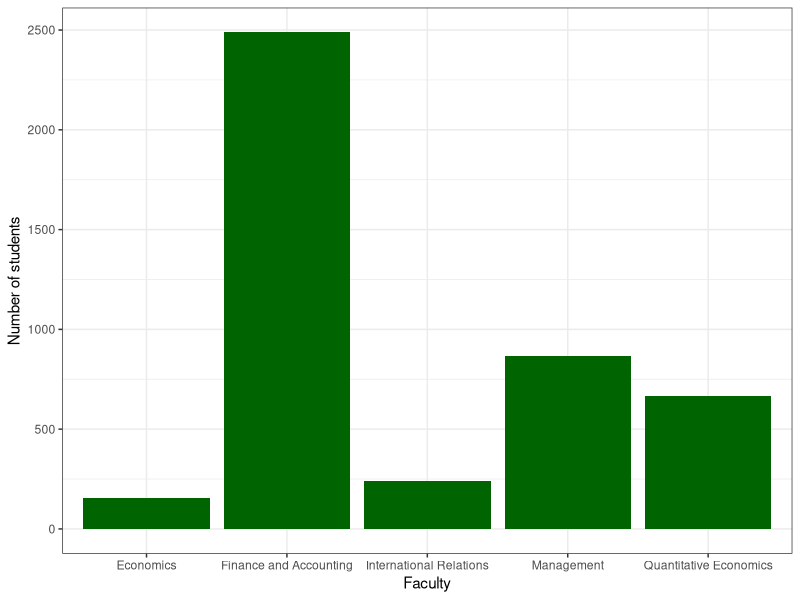
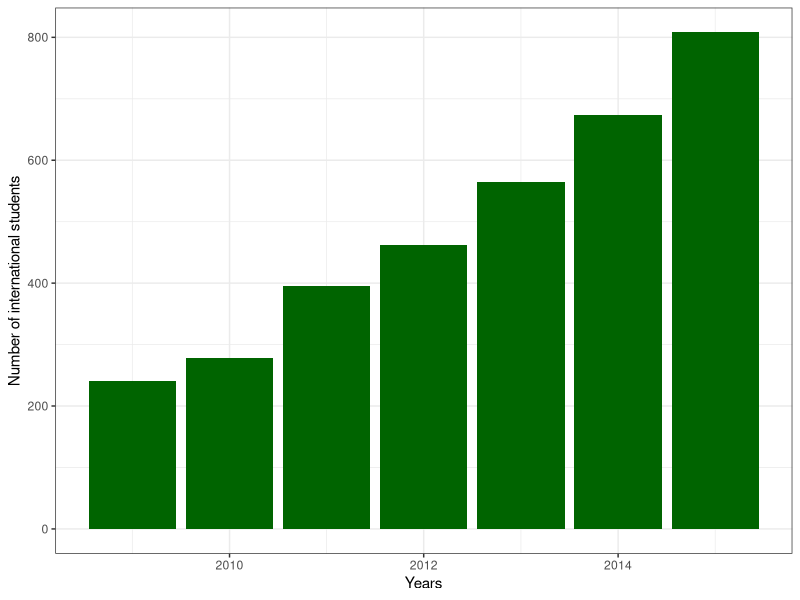
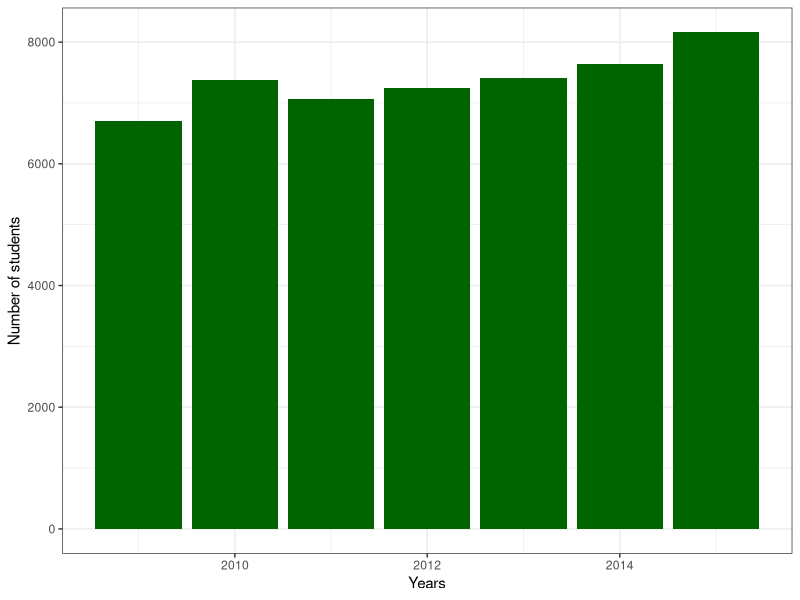

Write R code to recreate these figures, in order.
## ---- chunk 1
library(knitr)
kier<-c("Finance and Accounting", "Economics", "International Relations", "Quantitative Economics", "Management")
freq<-c(2488, 154, 241, 668, 865)
fac<-data.frame(kier, freq)
colnames(fac) <- c("Faculty","Number of students")
kable(fac)

library(ggplot2)
ggplot(data = fac, mapping = aes(x = kier, y=freq)) +
  geom_bar(stat="identity",fill="darkgreen")+theme_bw()+
  labs(y="Number of students", 
       x="Faculty")

## ---- chunk 2
yrs<-seq(as.Date("2009/1/1"), as.Date("2015/1/1"), "years")
freq2<-c(240, 278, 395, 462, 564, 673, 808)
interstud<-data.frame(yrs, freq2)
colnames(interstud) <- c("Year","Number of international students")
kable(interstud)

ggplot(data = interstud, mapping = aes(x = yrs, y=freq2)) +
  geom_bar(stat="identity",fill="darkgreen")+theme_bw()+
  labs(y="Number of international students", 
       x="Years")
## ---- chunk 3
freq3<-c(6701, 7374, 7058, 7247, 7409, 7644, 8159)
stud<-data.frame(yrs, freq3)
colnames(stud) <- c("Year","Number of students")
kable(stud)

ggplot(data = stud, mapping = aes(x = yrs, y=freq3))  +
  geom_bar(stat="identity",fill="darkgreen")+theme_bw()+
  labs(y="Number of students", 
       x="Years")
